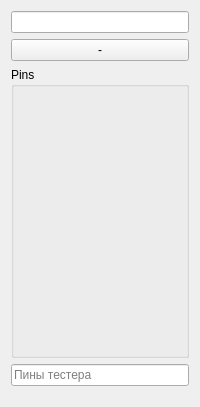
<?xml version="1.0" encoding="UTF-8"?>
<ui version="4.0">
 <class>Port</class>
 <widget class="QWidget" name="Port">
  <property name="geometry">
   <rect>
    <x>0</x>
    <y>0</y>
    <width>200</width>
    <height>407</height>
   </rect>
  </property>
  <property name="sizePolicy">
   <sizepolicy hsizetype="Fixed" vsizetype="Preferred">
    <horstretch>0</horstretch>
    <verstretch>0</verstretch>
   </sizepolicy>
  </property>
  <property name="minimumSize">
   <size>
    <width>200</width>
    <height>0</height>
   </size>
  </property>
  <property name="maximumSize">
   <size>
    <width>200</width>
    <height>16777215</height>
   </size>
  </property>
  <property name="windowTitle">
   <string>Form</string>
  </property>
  <property name="styleSheet">
   <string notr="true"/>
  </property>
  <layout class="QVBoxLayout" name="verticalLayout">
   <item>
    <widget class="QLineEdit" name="Name"/>
   </item>
   <item>
    <widget class="QPushButton" name="pushButton">
     <property name="layoutDirection">
      <enum>Qt::LeftToRight</enum>
     </property>
     <property name="text">
      <string>-</string>
     </property>
    </widget>
   </item>
   <item>
    <widget class="QGroupBox" name="PinsList">
     <property name="sizePolicy">
      <sizepolicy hsizetype="MinimumExpanding" vsizetype="MinimumExpanding">
       <horstretch>0</horstretch>
       <verstretch>0</verstretch>
      </sizepolicy>
     </property>
     <property name="title">
      <string>Pins</string>
     </property>
     <property name="flat">
      <bool>false</bool>
     </property>
     <property name="checkable">
      <bool>false</bool>
     </property>
     <layout class="QVBoxLayout" name="verticalLayout_2">
      <property name="spacing">
       <number>15</number>
      </property>
      <property name="sizeConstraint">
       <enum>QLayout::SetMinimumSize</enum>
      </property>
     </layout>
    </widget>
   </item>
   <item>
    <widget class="QLineEdit" name="TesterPins">
     <property name="toolTip">
      <string/>
     </property>
     <property name="placeholderText">
      <string>Пины тестера</string>
     </property>
    </widget>
   </item>
   <item>
    <spacer name="verticalSpacer_2">
     <property name="orientation">
      <enum>Qt::Vertical</enum>
     </property>
     <property name="sizeType">
      <enum>QSizePolicy::Fixed</enum>
     </property>
     <property name="sizeHint" stdset="0">
      <size>
       <width>20</width>
       <height>10</height>
      </size>
     </property>
    </spacer>
   </item>
  </layout>
 </widget>
 <resources/>
 <connections/>
</ui>
